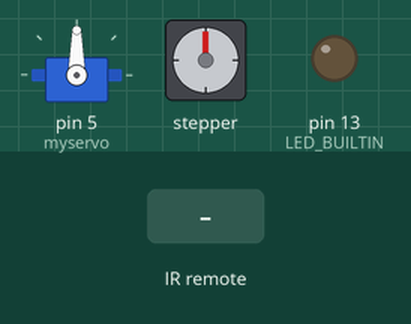
A sketch run on a simulated Arduino Uno, built with avr-gcc and run on an emulated ATmega328P. On the bench: servo, stepper motor, output pins drawn as LEDs (lit = HIGH). The test bench sets the inputs (shaded band). Stepper angles assume 2048 steps per turn.

Above: at 1.2 s.
1.3 s: infrared code 0xFFA857 received
At 1.75 s:
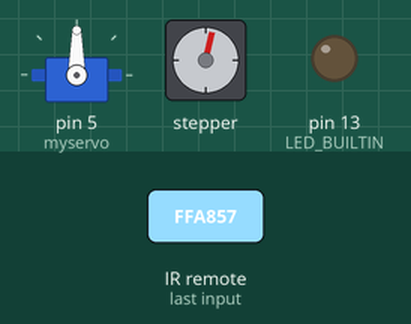
7.3 s: infrared code 0xFFA25D received
At 10.0 s:
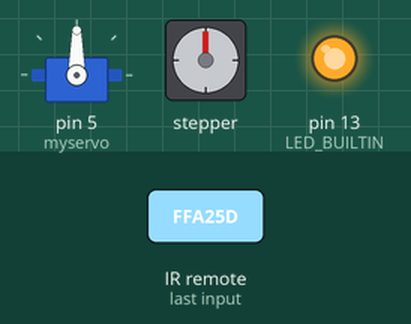
10.3 s: infrared code 0xFF629D received
At 10.75 s:
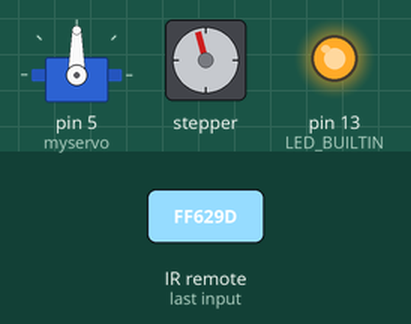
16.3 s: infrared code 0xFF906F received
At 18.4 s:
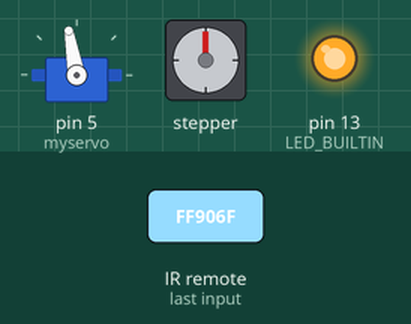
19.3 s: infrared code 0xFFA857 received
At 19.47 s:
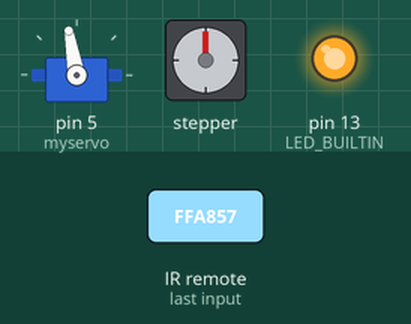
25.3 s: infrared code 0xFFE01F received
At 27.7 s:
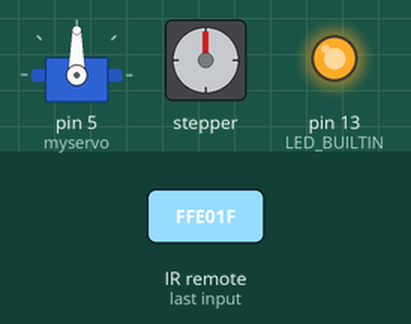
Timing chart, 0 to 29.2 s (numbered marks = the images above; inputs shaded):
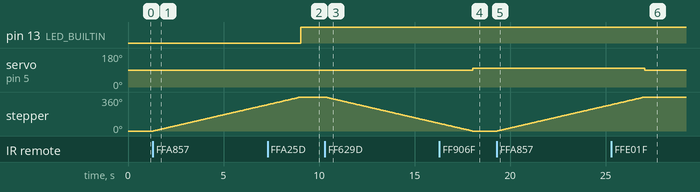

The sketch:

02-18_IR_LED_Stepper_Servo.ino
```cpp
//www.elegoo.com
//2016.12.12

#include "Stepper.h"
#include "IRremote.h"
#include <Servo.h>

/*----- Variables, Pins -----*/
#define STEPS  32   // Number of steps per revolution of Internal shaft
int  Steps2Take;  // 2048 = 1 Revolution
int receiver = 12; // Signal Pin of IR receiver to Arduino Digital Pin 12
byte led = 0, val = 90;

/*-----( Declare objects )-----*/
// Setup of proper sequencing for Motor Driver Pins
// In1, In2, In3, In4 in the sequence 1-3-2-4

Stepper small_stepper(STEPS, 8, 10, 9, 11);
IRrecv irrecv(receiver);    // create instance of 'irrecv'
decode_results results;     // create instance of 'decode_results'
Servo myservo; // create servo object to control a servo

void setup()
{
  irrecv.enableIRIn(); // Start the receiver
  myservo.attach(5); // attaches the servo on pin 5 to the servo object
  pinMode (LED_BUILTIN, OUTPUT);
}

void loop()
{
  if (irrecv.decode(&results)) // have we received an IR signal?
  {
    switch (results.value)
    {
      case 0xFFA857: // VOL+ button pressed
        small_stepper.setSpeed(500); //Max seems to be 500
        Steps2Take  =  2048;  // Rotate CW
        small_stepper.step(Steps2Take);
        //delay(2000);
        break;

      case 0xFF629D: // VOL- button pressed
        small_stepper.setSpeed(500);
        Steps2Take  =  -2048;  // Rotate CCW
        small_stepper.step(Steps2Take);
        //delay(2000);
        break;

      case 0xFFA25D:      //tasto POWER
        if (!led) {
          digitalWrite(LED_BUILTIN, HIGH);
          led = 1;
        }
        else {
          digitalWrite(LED_BUILTIN, LOW);
          led = 0;
        }
        break;

      case 0xFF906F:  //tasto SU
        if (val < 180) {
          val += 10;
          myservo.write(val);
        }
        break;

      case 0xFFE01F:  //tasto GIU'
        if (val > 0) {
          val -= 10;
          myservo.write(val);
        }
        break;
      default:
        break;
    }

    irrecv.resume(); // receive the next value
    digitalWrite(8, LOW);
    digitalWrite(9, LOW);
    digitalWrite(10, LOW);
    digitalWrite(11, LOW);
  }

}
```

Measured:
- after the input at 1.3 s, stepper: keeps turning clockwise at about 47°/s, starting at once
- after the input at 7.3 s, pin 13 (LED_BUILTIN): LOW → HIGH after 1.7 s
- after the input at 10.3 s, stepper: keeps turning counter-clockwise at about 47°/s, starting at once
- after the input at 16.3 s, servo on pin 5 (myservo): 90° → 100° after 1.7 s
- after the input at 19.3 s, stepper: keeps turning clockwise at about 47°/s, starting at once
- after the input at 25.3 s, servo on pin 5 (myservo): 100° → 90° after 1.7 s
